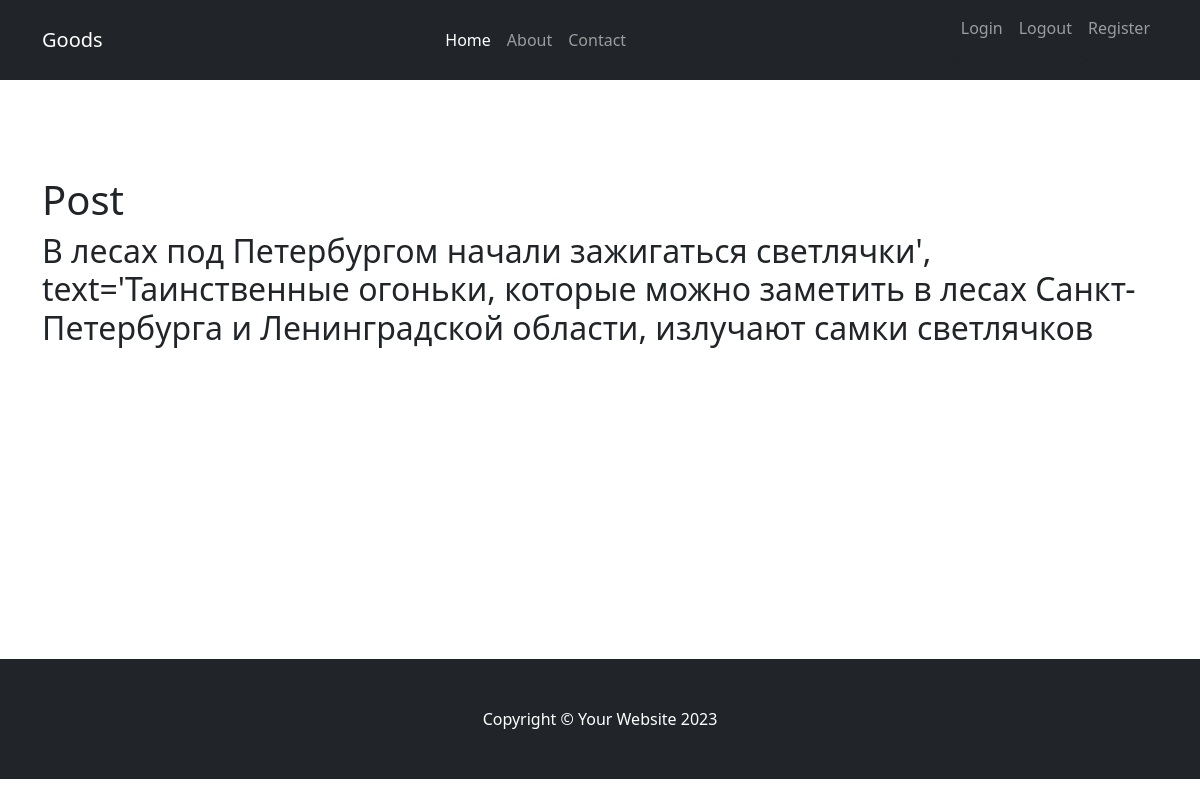
/posts/3, run on an earlier commit of the app's database.
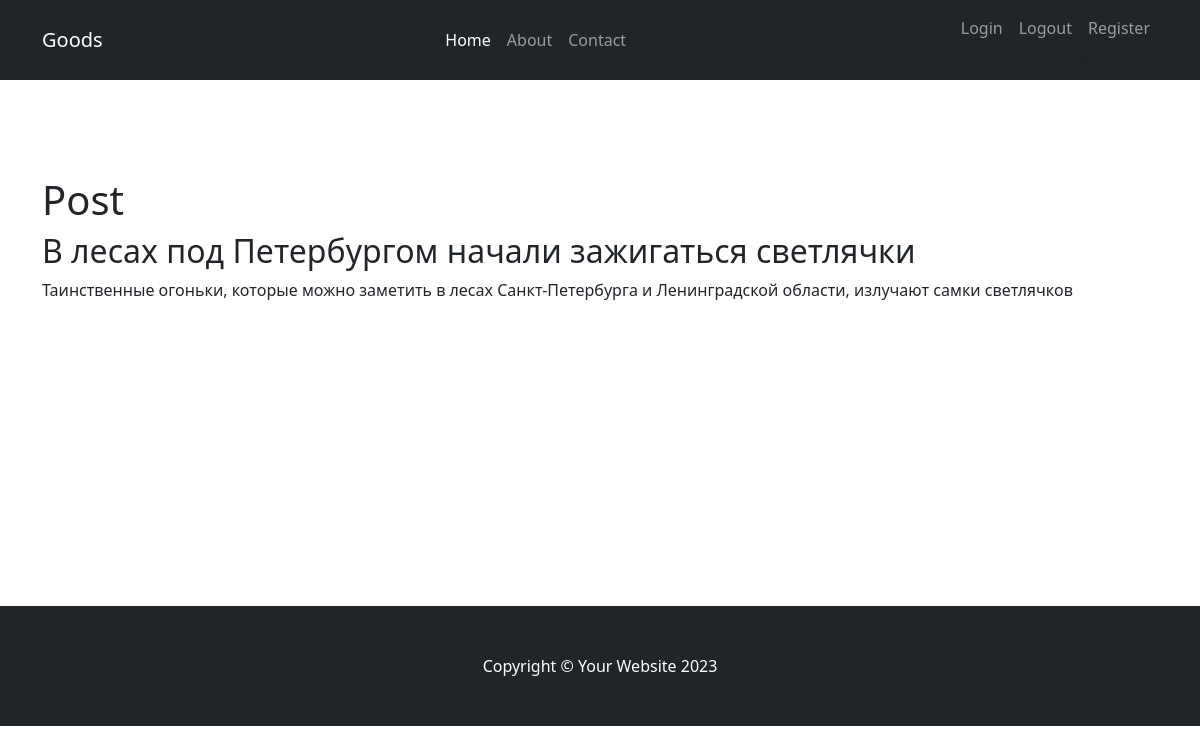
And on a later commit of the database.
### newspaper/models.py (models this page shows, shortened)
class Post(models.Model):
    NEWS = 'NW'
    POST = 'PT'
    POSTS = [
        (NEWS, 'news'),
        (POST, 'post')
    ]
    author = models.ForeignKey(
        Author, on_delete=models.CASCADE, verbose_name='Автор')
    post_type = models.CharField(
        max_length=2, choices=POSTS, default=NEWS, verbose_name='Тип статьи')
    data_post_creation = models.DateTimeField(
        auto_now_add=True, verbose_name='Дата публикации')
    title = models.CharField(max_length=255, verbose_name='Заголовок')
    text = models.TextField()
    rating_post = models.IntegerField(default=0)
    category = models.ManyToManyField('Category', through='PostCategory')
    class Meta:
        verbose_name = 'Новость'
        verbose_name_plural = 'Новости'

### newspaper/views.py (the view)
# urls.py: path('<int:pk>', PostDetailView.as_view(), name='post_detail'),
class PostDetailView(DetailView):
    model = Post
    template_name = 'newspaper/post.html'
    context_object_name = 'post'

### newspaper/templates/newspaper/post.html (shortened to what this page needs)
{% extends 'layout/base.html' %}
{% block content %}
<h1>Post</h1>
<h2>{{ post.title }}</h2>
<p>
    {{ post.text }}
</p>
{% endblock content %}

What changed in the data, as far as the page shows it:
changed Post: title "…под Петербургом начали зажигаться светлячки', text='Таинственные огоньки, которые можно заметить в лесах Санкт-Петербурга и Ленинградской области, излучают самки светлячков" → "В лесах под Петербургом начали зажигаться светлячки"; text (not shown) → "Таинственные огоньки, которые можно заметить в лесах Санкт-Петербурга и Ленинградской области, излучают самки светлячков"
